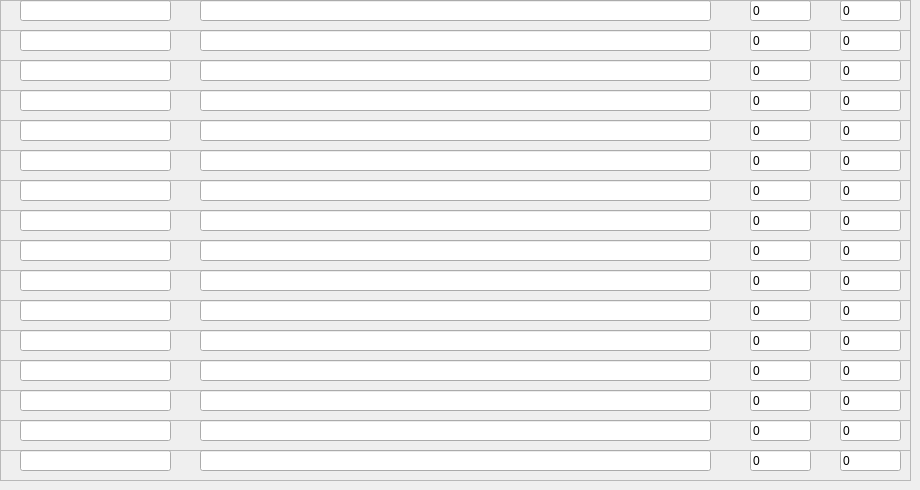
    <widget class="QWidget" name="tab_3">
     <attribute name="title">
      <string>3</string>
     </attribute>
     <widget class="QFrame" name="frame_33">
      <property name="geometry">
       <rect>
        <x>0</x>
        <y>0</y>
        <width>911</width>
        <height>31</height>
       </rect>
      </property>
      <property name="frameShape">
       <enum>QFrame::StyledPanel</enum>
      </property>
      <property name="frameShadow">
       <enum>QFrame::Raised</enum>
      </property>
      <widget class="QLineEdit" name="item_name_33">
       <property name="geometry">
        <rect>
         <x>20</x>
         <y>0</y>
         <width>151</width>
         <height>21</height>
        </rect>
       </property>
       <property name="text">
        <string/>
       </property>
      </widget>
      <widget class="QLineEdit" name="item_reg_33">
       <property name="geometry">
        <rect>
         <x>200</x>
         <y>0</y>
         <width>511</width>
         <height>21</height>
        </rect>
       </property>
       <property name="text">
        <string/>
       </property>
      </widget>
      <widget class="QLineEdit" name="item_index_33">
       <property name="geometry">
        <rect>
         <x>750</x>
         <y>0</y>
         <width>61</width>
         <height>21</height>
        </rect>
       </property>
       <property name="text">
        <string>0</string>
       </property>
      </widget>
      <widget class="QLineEdit" name="item_skip_33">
       <property name="geometry">
        <rect>
         <x>840</x>
         <y>0</y>
         <width>61</width>
         <height>21</height>
        </rect>
       </property>
       <property name="text">
        <string>0</string>
       </property>
      </widget>
     </widget>
     <widget class="QFrame" name="frame_34">
      <property name="geometry">
       <rect>
        <x>0</x>
        <y>30</y>
        <width>911</width>
        <height>31</height>
       </rect>
      </property>
      <property name="frameShape">
       <enum>QFrame::StyledPanel</enum>
      </property>
      <property name="frameShadow">
       <enum>QFrame::Raised</enum>
      </property>
      <widget class="QLineEdit" name="item_name_34">
       <property name="geometry">
        <rect>
         <x>20</x>
         <y>0</y>
         <width>151</width>
         <height>21</height>
        </rect>
       </property>
       <property name="text">
        <string/>
       </property>
      </widget>
      <widget class="QLineEdit" name="item_reg_34">
       <property name="geometry">
        <rect>
         <x>200</x>
         <y>0</y>
         <width>511</width>
         <height>21</height>
        </rect>
       </property>
       <property name="text">
        <string/>
       </property>
      </widget>
      <widget class="QLineEdit" name="item_index_34">
       <property name="geometry">
        <rect>
         <x>750</x>
         <y>0</y>
         <width>61</width>
         <height>21</height>
        </rect>
       </property>
       <property name="text">
        <string>0</string>
       </property>
      </widget>
      <widget class="QLineEdit" name="item_skip_34">
       <property name="geometry">
        <rect>
         <x>840</x>
         <y>0</y>
         <width>61</width>
         <height>21</height>
        </rect>
       </property>
       <property name="text">
        <string>0</string>
       </property>
      </widget>
     </widget>
     <widget class="QFrame" name="frame_35">
      <property name="geometry">
       <rect>
        <x>0</x>
        <y>60</y>
        <width>911</width>
        <height>31</height>
       </rect>
      </property>
      <property name="frameShape">
       <enum>QFrame::StyledPanel</enum>
      </property>
      <property name="frameShadow">
       <enum>QFrame::Raised</enum>
      </property>
      <widget class="QLineEdit" name="item_name_35">
       <property name="geometry">
        <rect>
         <x>20</x>
         <y>0</y>
         <width>151</width>
         <height>21</height>
        </rect>
       </property>
       <property name="text">
        <string/>
       </property>
      </widget>
      <widget class="QLineEdit" name="item_reg_35">
       <property name="geometry">
        <rect>
         <x>200</x>
         <y>0</y>
         <width>511</width>
         <height>21</height>
        </rect>
       </property>
       <property name="text">
        <string/>
       </property>
      </widget>
      <widget class="QLineEdit" name="item_index_35">
       <property name="geometry">
        <rect>
         <x>750</x>
         <y>0</y>
         <width>61</width>
         <height>21</height>
        </rect>
       </property>
       <property name="text">
        <string>0</string>
       </property>
      </widget>
      <widget class="QLineEdit" name="item_skip_35">
       <property name="geometry">
        <rect>
         <x>840</x>
         <y>0</y>
         <width>61</width>
         <height>21</height>
        </rect>
       </property>
       <property name="text">
        <string>0</string>
       </property>
      </widget>
     </widget>
     <widget class="QFrame" name="frame_36">
      <property name="geometry">
       <rect>
        <x>0</x>
        <y>90</y>
        <width>911</width>
        <height>31</height>
       </rect>
      </property>
      <property name="frameShape">
       <enum>QFrame::StyledPanel</enum>
      </property>
      <property name="frameShadow">
       <enum>QFrame::Raised</enum>
      </property>
      <widget class="QLineEdit" name="item_name_36">
       <property name="geometry">
        <rect>
         <x>20</x>
         <y>0</y>
         <width>151</width>
         <height>21</height>
        </rect>
       </property>
       <property name="text">
        <string/>
       </property>
      </widget>
      <widget class="QLineEdit" name="item_reg_36">
       <property name="geometry">
        <rect>
         <x>200</x>
         <y>0</y>
         <width>511</width>
         <height>21</height>
        </rect>
       </property>
       <property name="text">
        <string/>
       </property>
      </widget>
      <widget class="QLineEdit" name="item_index_36">
       <property name="geometry">
        <rect>
         <x>750</x>
         <y>0</y>
         <width>61</width>
         <height>21</height>
        </rect>
       </property>
       <property name="text">
        <string>0</string>
       </property>
      </widget>
      <widget class="QLineEdit" name="item_skip_36">
       <property name="geometry">
        <rect>
         <x>840</x>
         <y>0</y>
         <width>61</width>
         <height>21</height>
        </rect>
       </property>
       <property name="text">
        <string>0</string>
       </property>
      </widget>
     </widget>
     <widget class="QFrame" name="frame_37">
      <property name="geometry">
       <rect>
        <x>0</x>
        <y>120</y>
        <width>911</width>
        <height>31</height>
       </rect>
      </property>
      <property name="frameShape">
       <enum>QFrame::StyledPanel</enum>
      </property>
      <property name="frameShadow">
       <enum>QFrame::Raised</enum>
      </property>
      <widget class="QLineEdit" name="item_name_37">
       <property name="geometry">
        <rect>
         <x>20</x>
         <y>0</y>
         <width>151</width>
         <height>21</height>
        </rect>
       </property>
       <property name="text">
        <string/>
       </property>
      </widget>
      <widget class="QLineEdit" name="item_reg_37">
       <property name="geometry">
        <rect>
         <x>200</x>
         <y>0</y>
         <width>511</width>
         <height>21</height>
        </rect>
       </property>
       <property name="text">
        <string/>
       </property>
      </widget>
      <widget class="QLineEdit" name="item_index_37">
       <property name="geometry">
        <rect>
         <x>750</x>
         <y>0</y>
         <width>61</width>
         <height>21</height>
        </rect>
       </property>
       <property name="text">
        <string>0</string>
       </property>
      </widget>
      <widget class="QLineEdit" name="item_skip_37">
       <property name="geometry">
        <rect>
         <x>840</x>
         <y>0</y>
         <width>61</width>
         <height>21</height>
        </rect>
       </property>
       <property name="text">
        <string>0</string>
       </property>
      </widget>
     </widget>
     <widget class="QFrame" name="frame_38">
      <property name="geometry">
       <rect>
        <x>0</x>
        <y>150</y>
        <width>911</width>
        <height>31</height>
       </rect>
      </property>
      <property name="frameShape">
       <enum>QFrame::StyledPanel</enum>
      </property>
      <property name="frameShadow">
       <enum>QFrame::Raised</enum>
      </property>
      <widget class="QLineEdit" name="item_name_38">
       <property name="geometry">
        <rect>
         <x>20</x>
         <y>0</y>
         <width>151</width>
         <height>21</height>
        </rect>
       </property>
       <property name="text">
        <string/>
       </property>
      </widget>
      <widget class="QLineEdit" name="item_reg_38">
       <property name="geometry">
        <rect>
         <x>200</x>
         <y>0</y>
         <width>511</width>
         <height>21</height>
        </rect>
       </property>
       <property name="text">
        <string/>
       </property>
      </widget>
      <widget class="QLineEdit" name="item_index_38">
       <property name="geometry">
        <rect>
         <x>750</x>
         <y>0</y>
         <width>61</width>
         <height>21</height>
        </rect>
       </property>
       <property name="text">
        <string>0</string>
       </property>
      </widget>
      <widget class="QLineEdit" name="item_skip_38">
       <property name="geometry">
        <rect>
         <x>840</x>
         <y>0</y>
         <width>61</width>
         <height>21</height>
        </rect>
       </property>
       <property name="text">
        <string>0</string>
       </property>
      </widget>
     </widget>
     <widget class="QFrame" name="frame_39">
      <property name="geometry">
       <rect>
        <x>0</x>
        <y>180</y>
        <width>911</width>
        <height>31</height>
       </rect>
      </property>
      <property name="frameShape">
       <enum>QFrame::StyledPanel</enum>
      </property>
      <property name="frameShadow">
       <enum>QFrame::Raised</enum>
      </property>
      <widget class="QLineEdit" name="item_name_39">
       <property name="geometry">
        <rect>
         <x>20</x>
         <y>0</y>
         <width>151</width>
         <height>21</height>
        </rect>
       </property>
       <property name="text">
        <string/>
       </property>
      </widget>
      <widget class="QLineEdit" name="item_reg_39">
       <property name="geometry">
        <rect>
         <x>200</x>
         <y>0</y>
         <width>511</width>
         <height>21</height>
        </rect>
       </property>
       <property name="text">
        <string/>
       </property>
      </widget>
      <widget class="QLineEdit" name="item_index_39">
       <property name="geometry">
        <rect>
         <x>750</x>
         <y>0</y>
         <width>61</width>
         <height>21</height>
        </rect>
       </property>
       <property name="text">
        <string>0</string>
       </property>
      </widget>
      <widget class="QLineEdit" name="item_skip_39">
       <property name="geometry">
        <rect>
         <x>840</x>
         <y>0</y>
         <width>61</width>
         <height>21</height>
        </rect>
       </property>
       <property name="text">
        <string>0</string>
       </property>
      </widget>
     </widget>
     <widget class="QFrame" name="frame_40">
      <property name="geometry">
       <rect>
        <x>0</x>
        <y>210</y>
        <width>911</width>
        <height>31</height>
       </rect>
      </property>
      <property name="frameShape">
       <enum>QFrame::StyledPanel</enum>
      </property>
      <property name="frameShadow">
       <enum>QFrame::Raised</enum>
      </property>
      <widget class="QLineEdit" name="item_name_40">
       <property name="geometry">
        <rect>
         <x>20</x>
         <y>0</y>
         <width>151</width>
         <height>21</height>
        </rect>
       </property>
       <property name="text">
        <string/>
       </property>
      </widget>
      <widget class="QLineEdit" name="item_reg_40">
       <property name="geometry">
        <rect>
         <x>200</x>
         <y>0</y>
         <width>511</width>
         <height>21</height>
        </rect>
       </property>
       <property name="text">
        <string/>
       </property>
      </widget>
      <widget class="QLineEdit" name="item_index_40">
       <property name="geometry">
        <rect>
         <x>750</x>
         <y>0</y>
         <width>61</width>
         <height>21</height>
        </rect>
       </property>
       <property name="text">
        <string>0</string>
       </property>
      </widget>
      <widget class="QLineEdit" name="item_skip_40">
       <property name="geometry">
        <rect>
         <x>840</x>
         <y>0</y>
         <width>61</width>
         <height>21</height>
        </rect>
       </property>
       <property name="text">
        <string>0</string>
       </property>
      </widget>
     </widget>
     <widget class="QFrame" name="frame_41">
      <property name="geometry">
       <rect>
        <x>0</x>
        <y>240</y>
        <width>911</width>
        <height>31</height>
       </rect>
      </property>
      <property name="frameShape">
       <enum>QFrame::StyledPanel</enum>
      </property>
      <property name="frameShadow">
       <enum>QFrame::Raised</enum>
      </property>
      <widget class="QLineEdit" name="item_name_41">
       <property name="geometry">
        <rect>
         <x>20</x>
         <y>0</y>
         <width>151</width>
         <height>21</height>
        </rect>
       </property>
       <property name="text">
        <string/>
       </property>
      </widget>
      <widget class="QLineEdit" name="item_reg_41">
       <property name="geometry">
        <rect>
         <x>200</x>
         <y>0</y>
         <width>511</width>
         <height>21</height>
        </rect>
       </property>
       <property name="text">
        <string/>
       </property>
      </widget>
      <widget class="QLineEdit" name="item_index_41">
       <property name="geometry">
        <rect>
         <x>750</x>
         <y>0</y>
         <width>61</width>
         <height>21</height>
        </rect>
       </property>
       <property name="text">
        <string>0</string>
       </property>
      </widget>
      <widget class="QLineEdit" name="item_skip_41">
       <property name="geometry">
        <rect>
         <x>840</x>
         <y>0</y>
         <width>61</width>
         <height>21</height>
        </rect>
       </property>
       <property name="text">
        <string>0</string>
       </property>
      </widget>
     </widget>
     <widget class="QFrame" name="frame_42">
      <property name="geometry">
       <rect>
        <x>0</x>
        <y>270</y>
        <width>911</width>
        <height>31</height>
       </rect>
      </property>
      <property name="frameShape">
       <enum>QFrame::StyledPanel</enum>
      </property>
      <property name="frameShadow">
       <enum>QFrame::Raised</enum>
      </property>
      <widget class="QLineEdit" name="item_name_42">
       <property name="geometry">
        <rect>
         <x>20</x>
         <y>0</y>
         <width>151</width>
         <height>21</height>
        </rect>
       </property>
       <property name="text">
        <string/>
       </property>
      </widget>
      <widget class="QLineEdit" name="item_reg_42">
       <property name="geometry">
        <rect>
         <x>200</x>
         <y>0</y>
         <width>511</width>
         <height>21</height>
        </rect>
       </property>
       <property name="text">
        <string/>
       </property>
      </widget>
      <widget class="QLineEdit" name="item_index_42">
       <property name="geometry">
        <rect>
         <x>750</x>
         <y>0</y>
         <width>61</width>
         <height>21</height>
        </rect>
       </property>
       <property name="text">
        <string>0</string>
       </property>
      </widget>
      <widget class="QLineEdit" name="item_skip_42">
       <property name="geometry">
        <rect>
         <x>840</x>
         <y>0</y>
         <width>61</width>
         <height>21</height>
        </rect>
       </property>
       <property name="text">
        <string>0</string>
       </property>
      </widget>
     </widget>
     <widget class="QFrame" name="frame_43">
      <property name="geometry">
       <rect>
        <x>0</x>
        <y>300</y>
        <width>911</width>
        <height>31</height>
       </rect>
      </property>
      <property name="frameShape">
       <enum>QFrame::StyledPanel</enum>
      </property>
      <property name="frameShadow">
       <enum>QFrame::Raised</enum>
      </property>
      <widget class="QLineEdit" name="item_name_43">
       <property name="geometry">
        <rect>
         <x>20</x>
         <y>0</y>
         <width>151</width>
         <height>21</height>
        </rect>
       </property>
       <property name="text">
        <string/>
       </property>
      </widget>
      <widget class="QLineEdit" name="item_reg_43">
       <property name="geometry">
        <rect>
         <x>200</x>
         <y>0</y>
         <width>511</width>
         <height>21</height>
        </rect>
       </property>
       <property name="text">
        <string/>
       </property>
      </widget>
      <widget class="QLineEdit" name="item_index_43">
       <property name="geometry">
        <rect>
         <x>750</x>
         <y>0</y>
         <width>61</width>
         <height>21</height>
        </rect>
       </property>
       <property name="text">
        <string>0</string>
       </property>
      </widget>
      <widget class="QLineEdit" name="item_skip_43">
       <property name="geometry">
        <rect>
         <x>840</x>
         <y>0</y>
         <width>61</width>
         <height>21</height>
        </rect>
       </property>
       <property name="text">
        <string>0</string>
       </property>
      </widget>
     </widget>
     <widget class="QFrame" name="frame_44">
      <property name="geometry">
       <rect>
        <x>0</x>
        <y>330</y>
        <width>911</width>
        <height>31</height>
       </rect>
      </property>
      <property name="frameShape">
       <enum>QFrame::StyledPanel</enum>
      </property>
      <property name="frameShadow">
       <enum>QFrame::Raised</enum>
      </property>
      <widget class="QLineEdit" name="item_name_44">
       <property name="geometry">
        <rect>
         <x>20</x>
         <y>0</y>
         <width>151</width>
         <height>21</height>
        </rect>
       </property>
       <property name="text">
        <string/>
       </property>
      </widget>
      <widget class="QLineEdit" name="item_reg_44">
       <property name="geometry">
        <rect>
         <x>200</x>
         <y>0</y>
         <width>511</width>
         <height>21</height>
        </rect>
       </property>
       <property name="text">
        <string/>
       </property>
      </widget>
      <widget class="QLineEdit" name="item_index_44">
       <property name="geometry">
        <rect>
         <x>750</x>
         <y>0</y>
         <width>61</width>
         <height>21</height>
        </rect>
       </property>
       <property name="text">
        <string>0</string>
       </property>
      </widget>
      <widget class="QLineEdit" name="item_skip_44">
       <property name="geometry">
        <rect>
         <x>840</x>
         <y>0</y>
         <width>61</width>
         <height>21</height>
        </rect>
       </property>
       <property name="text">
        <string>0</string>
       </property>
      </widget>
     </widget>
     <widget class="QFrame" name="frame_45">
      <property name="geometry">
       <rect>
        <x>0</x>
        <y>360</y>
        <width>911</width>
        <height>31</height>
       </rect>
      </property>
      <property name="frameShape">
       <enum>QFrame::StyledPanel</enum>
      </property>
      <property name="frameShadow">
       <enum>QFrame::Raised</enum>
      </property>
      <widget class="QLineEdit" name="item_name_45">
       <property name="geometry">
        <rect>
         <x>20</x>
         <y>0</y>
         <width>151</width>
         <height>21</height>
        </rect>
       </property>
       <property name="text">
        <string/>
       </property>
      </widget>
      <widget class="QLineEdit" name="item_reg_45">
       <property name="geometry">
        <rect>
         <x>200</x>
         <y>0</y>
         <width>511</width>
         <height>21</height>
        </rect>
       </property>
       <property name="text">
        <string/>
       </property>
      </widget>
      <widget class="QLineEdit" name="item_index_45">
       <property name="geometry">
        <rect>
         <x>750</x>
         <y>0</y>
         <width>61</width>
         <height>21</height>
        </rect>
       </property>
       <property name="text">
        <string>0</string>
       </property>
      </widget>
      <widget class="QLineEdit" name="item_skip_45">
       <property name="geometry">
        <rect>
         <x>840</x>
         <y>0</y>
         <width>61</width>
         <height>21</height>
        </rect>
       </property>
       <property name="text">
        <string>0</string>
       </property>
      </widget>
     </widget>
     <widget class="QFrame" name="frame_46">
      <property name="geometry">
       <rect>
        <x>0</x>
        <y>390</y>
        <width>911</width>
        <height>31</height>
       </rect>
      </property>
      <property name="frameShape">
       <enum>QFrame::StyledPanel</enum>
      </property>
      <property name="frameShadow">
       <enum>QFrame::Raised</enum>
      </property>
      <widget class="QLineEdit" name="item_name_46">
       <property name="geometry">
        <rect>
         <x>20</x>
         <y>0</y>
         <width>151</width>
         <height>21</height>
        </rect>
       </property>
       <property name="text">
        <string/>
       </property>
      </widget>
      <widget class="QLineEdit" name="item_reg_46">
       <property name="geometry">
        <rect>
         <x>200</x>
         <y>0</y>
         <width>511</width>
         <height>21</height>
        </rect>
       </property>
       <property name="text">
        <string/>
       </property>
      </widget>
      <widget class="QLineEdit" name="item_index_46">
       <property name="geometry">
        <rect>
         <x>750</x>
         <y>0</y>
         <width>61</width>
         <height>21</height>
        </rect>
       </property>
       <property name="text">
        <string>0</string>
       </property>
      </widget>
      <widget class="QLineEdit" name="item_skip_46">
       <property name="geometry">
        <rect>
         <x>840</x>
         <y>0</y>
         <width>61</width>
         <height>21</height>
        </rect>
       </property>
       <property name="text">
        <string>0</string>
       </property>
      </widget>
     </widget>
     <widget class="QFrame" name="frame_47">
      <property name="geometry">
       <rect>
        <x>0</x>
        <y>420</y>
        <width>911</width>
        <height>31</height>
       </rect>
      </property>
      <property name="frameShape">
       <enum>QFrame::StyledPanel</enum>
      </property>
      <property name="frameShadow">
       <enum>QFrame::Raised</enum>
      </property>
      <widget class="QLineEdit" name="item_name_47">
       <property name="geometry">
        <rect>
         <x>20</x>
         <y>0</y>
         <width>151</width>
         <height>21</height>
        </rect>
       </property>
       <property name="text">
        <string/>
       </property>
      </widget>
      <widget class="QLineEdit" name="item_reg_47">
       <property name="geometry">
        <rect>
         <x>200</x>
         <y>0</y>
         <width>511</width>
         <height>21</height>
        </rect>
       </property>
       <property name="text">
        <string/>
       </property>
      </widget>
      <widget class="QLineEdit" name="item_index_47">
       <property name="geometry">
        <rect>
         <x>750</x>
         <y>0</y>
         <width>61</width>
         <height>21</height>
        </rect>
       </property>
       <property name="text">
        <string>0</string>
       </property>
      </widget>
      <widget class="QLineEdit" name="item_skip_47">
       <property name="geometry">
        <rect>
         <x>840</x>
         <y>0</y>
         <width>61</width>
         <height>21</height>
        </rect>
       </property>
       <property name="text">
        <string>0</string>
       </property>
      </widget>
     </widget>
     <widget class="QFrame" name="frame_48">
      <property name="geometry">
       <rect>
        <x>0</x>
        <y>450</y>
        <width>911</width>
        <height>31</height>
       </rect>
      </property>
      <property name="frameShape">
       <enum>QFrame::StyledPanel</enum>
      </property>
      <property name="frameShadow">
       <enum>QFrame::Raised</enum>
      </property>
      <widget class="QLineEdit" name="item_name_48">
       <property name="geometry">
        <rect>
         <x>20</x>
         <y>0</y>
         <width>151</width>
         <height>21</height>
        </rect>
       </property>
       <property name="text">
        <string/>
       </property>
      </widget>
      <widget class="QLineEdit" name="item_reg_48">
       <property name="geometry">
        <rect>
         <x>200</x>
         <y>0</y>
         <width>511</width>
         <height>21</height>
        </rect>
       </property>
       <property name="text">
        <string/>
       </property>
      </widget>
      <widget class="QLineEdit" name="item_index_48">
       <property name="geometry">
        <rect>
         <x>750</x>
         <y>0</y>
         <width>61</width>
         <height>21</height>
        </rect>
       </property>
       <property name="text">
        <string>0</string>
       </property>
      </widget>
      <widget class="QLineEdit" name="item_skip_48">
       <property name="geometry">
        <rect>
         <x>840</x>
         <y>0</y>
         <width>61</width>
         <height>21</height>
        </rect>
       </property>
       <property name="text">
        <string>0</string>
       </property>
      </widget>
     </widget>
    </widget>
